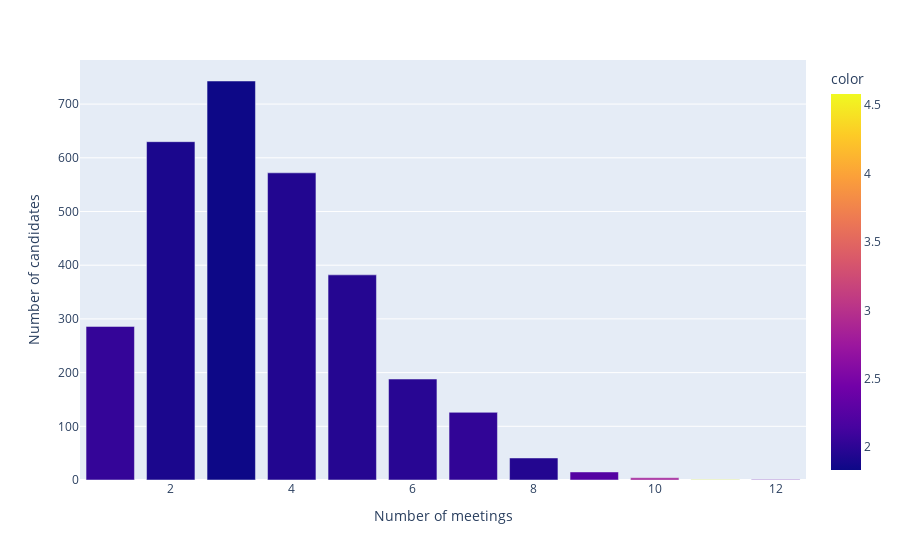

Notebook code for this chart:
### Code cell
px.bar(x = recruitmentDf["n.meetings"].value_counts().index, y = recruitmentDf["n.meetings"].value_counts().values, color= recruitmentDf.groupby("n.meetings")["score.satisf.onb"].mean(),labels = {"x": "Number of meetings", "y": "Number of candidates"})

### Figure 1 — Plotly figure (JSON) as saved in the notebook; plotly's stock layout.template omitted (floating-point values rounded to 4 significant figures)
{"data": [{"alignmentgroup": "True", "hovertemplate": "Number of meetings=%{x}<br>Number of candidates=%{y}<br>color=%{marker.color}<extra></extra>", "legendgroup": "", "marker": {"color": [1.833, 1.909, 1.947, 1.96, 2.044, 1.98, 2.025, 1.949, 2.242, 2.826, 2.398, 4.58], "coloraxis": "coloraxis", "pattern": {"shape": ""}}, "name": "", "offsetgroup": "", "orientation": "v", "showlegend": false, "textposition": "auto", "type": "bar", "x": [3, 2, 4, 5, 1, 6, 7, 8, 9, 10, 12, 11], "xaxis": "x", "y": [743, 630, 572, 382, 286, 188, 126, 41, 15, 4, 1, 1], "yaxis": "y"}], "layout": {"barmode": "relative", "coloraxis": {"colorbar": {"title": {"text": "color"}}, "colorscale": [[0, "#0d0887"], [0.1111, "#46039f"], [0.2222, "#7201a8"], [0.3333, "#9c179e"], [0.4444, "#bd3786"], [0.5556, "#d8576b"], [0.6667, "#ed7953"], [0.7778, "#fb9f3a"], [0.8889, "#fdca26"], [1, "#f0f921"]]}, "legend": {"tracegroupgap": 0}, "margin": {"t": 60}, "xaxis": {"anchor": "y", "domain": [0, 1], "title": {"text": "Number of meetings"}}, "yaxis": {"anchor": "x", "domain": [0, 1], "title": {"text": "Number of candidates"}}}}
